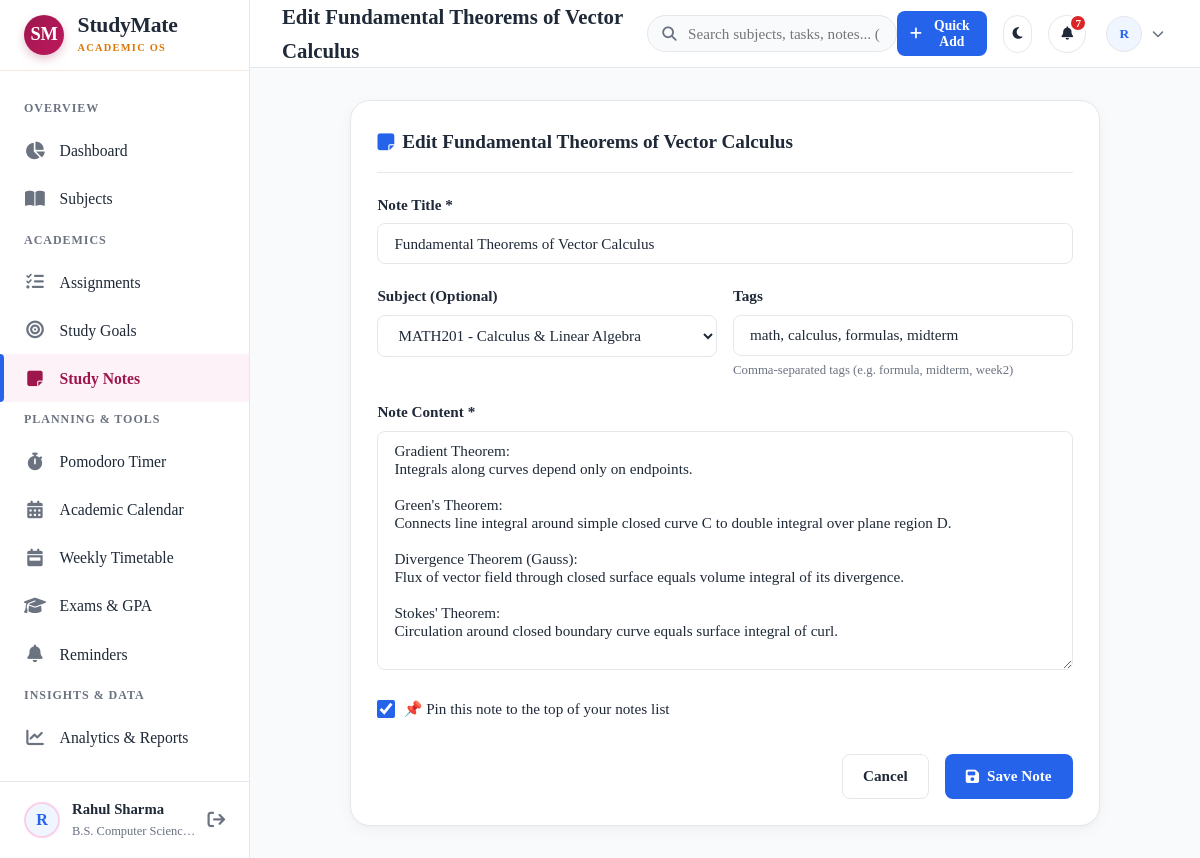
The app's page /notes/2/edit/ (signed in) with its own data.
### accounts/models.py (models this page shows, shortened)
class Profile(models.Model):
    user = models.OneToOneField(User, on_delete=models.CASCADE, related_name='profile')
    avatar = models.ImageField(upload_to='avatars/', blank=True, null=True)
    institution = models.CharField(max_length=200, blank=True, default='')
    course_grade = models.CharField(max_length=100, blank=True, default='', verbose_name='Course / Grade')
    daily_study_target_hours = models.DecimalField(
        max_digits=4, decimal_places=1, default=4.0,
        verbose_name='Daily Study Target (Hours)'
    )
    bio = models.TextField(blank=True, default='')
    created_at = models.DateTimeField(auto_now_add=True)
    updated_at = models.DateTimeField(auto_now=True)
    @property
    def avatar_url(self):
        if self.avatar and hasattr(self.avatar, 'url'):
            return self.avatar.url
        return None

### core/models.py (models this page shows, shortened)
class Note(models.Model):
    user = models.ForeignKey(User, on_delete=models.CASCADE, related_name='notes')
    subject = models.ForeignKey(Subject, on_delete=models.SET_NULL, null=True, blank=True, related_name='notes')
    title = models.CharField(max_length=200)
    content = models.TextField()
    tags = models.CharField(max_length=250, blank=True, help_text="Comma-separated tags (e.g. formulas, exam-prep, summary)")
    is_pinned = models.BooleanField(default=False)
    created_at = models.DateTimeField(auto_now_add=True)
    updated_at = models.DateTimeField(auto_now=True)
    class Meta:
        ordering = ['-is_pinned', '-updated_at']

### core/views.py (the view)
# urls.py: path('notes/<int:pk>/edit/', views.note_update_view, name='note_update'),
@login_required
def note_update_view(request, pk):
    note = get_object_or_404(Note, pk=pk, user=request.user)
    if request.method == 'POST':
        form = NoteForm(request.POST, instance=note, user=request.user)
        if form.is_valid():
            form.save()
            messages.success(request, f"Note '{note.title}' updated successfully!")
            return redirect('core:note_detail', pk=note.pk)
    else:
        form = NoteForm(instance=note, user=request.user)
    return render(request, 'core/note_form.html', {'form': form, 'title': f'Edit {note.title}', 'active_nav': 'notes'})

### core/forms.py
class NoteForm(forms.ModelForm):
    class Meta:
        model = Note
        fields = ['subject', 'title', 'content', 'tags', 'is_pinned']
        widgets = {
            'subject': forms.Select(attrs={'class': 'form-select'}),
            'title': forms.TextInput(attrs={'class': 'form-input', 'placeholder': 'e.g. Quick Formula Sheet - Physics'}),
            'content': forms.Textarea(attrs={'class': 'form-input note-content-area', 'rows': 12, 'placeholder': 'Write your comprehensive study notes here...'}),
            'tags': forms.TextInput(attrs={'class': 'form-input', 'placeholder': 'e.g. exam, formula, week3 (comma separated)'}),
            'is_pinned': forms.CheckboxInput(attrs={'class': 'form-checkbox'}),
        }
    def __init__(self, *args, **kwargs):
        user = kwargs.pop('user', None)
        super().__init__(*args, **kwargs)
        if user:
            self.fields['subject'].queryset = Subject.objects.filter(user=user)

### core/models.py (called while the page is built)
    def __str__(self):
        return f"{self.code} - {self.name}" if self.code else self.name

    @property
    def is_completed(self):
        return self.status == 'completed'

    @property
    def countdown_text(self):
        if self.is_completed:
            return "Completed"
        today = date.today()
        delta = (self.due_date - today).days
        if delta < 0:
            abs_days = abs(delta)
            return f"Overdue by {abs_days} day{'s' if abs_days != 1 else ''}"
        elif delta == 0:
            return "Due today"
        elif delta == 1:
            return "Due tomorrow"
        else:
            return f"Due in {delta} days"

### templates/core/note_form.html (shortened to what this page needs)
{% extends 'base.html' %}
{% load static %}
{% block content %}
<div style="max-width: 750px; margin: 0 auto;">
  <div class="card">
    <div class="card-header">
      <div class="card-title">
        <i class="fa-solid fa-note-sticky" style="color: var(--primary);"></i>
        <span>{{ title }}</span>
      </div>
    </div>
    <form method="POST">
      <div class="form-group">
        <label class="form-label" for="id_title">Note Title *</label>
        {{ form.title }}
      </div>
      <div style="display: grid; grid-template-columns: 1fr 1fr; gap: 1rem;">
        <div class="form-group">
          <label class="form-label" for="id_subject">Subject (Optional)</label>
          {{ form.subject }}
        </div>
        <div class="form-group">
          <label class="form-label" for="id_tags">Tags</label>
          {{ form.tags }}
          <div class="form-help-text">Comma-separated tags (e.g. formula, midterm, week2)</div>
        </div>
      </div>
      <div class="form-group">
        <label class="form-label" for="id_content">Note Content *</label>
        {{ form.content }}
      </div>
      <div style="display: flex; align-items: center; gap: 0.5rem; margin-top: 0.5rem;">
        {{ form.is_pinned }}
        <label for="id_is_pinned" style="font-size: 0.95rem; cursor: pointer;">
          📌 Pin this note to the top of your notes list
        </label>
      </div>
      <div style="display: flex; justify-content: flex-end; gap: 1rem; margin-top: 2rem;">
        <a href="{% url 'core:note_list' %}" class="btn btn-secondary">Cancel</a>
        <button type="submit" class="btn btn-primary">
          <i class="fa-solid fa-floppy-disk"></i> Save Note
        </button>
      </div>
    </form>
  </div>
</div>
{% endblock %}

### templates/partials/sidebar.html (shortened to what this page needs)
{% load static %}
<aside class="sidebar" id="sidebar">
  <div class="sidebar-header" style="height: 78px; padding: 0 1.5rem; display: flex; align-items: center; justify-content: space-between; border-bottom: 1px solid var(--card-border-soft);">
    <a href="{% url 'core:dashboard' %}" class="public-brand" style="text-decoration: none;">
      <div class="public-brand-monogram" style="width: 40px; height: 40px; font-size: 1.15rem;">SM</div>
      <div>
        <div class="public-brand-title" style="font-size: 1.35rem;">StudyMate</div>
        <div class="public-brand-subtitle" style="font-size: 0.65rem;">ACADEMIC OS</div>
      </div>
    </a>
  </div>
  <nav class="sidebar-nav" style="padding: 1.25rem 0;">
    <div class="nav-section-title">Overview</div>
    <a href="{% url 'core:dashboard' %}" class="nav-item {% if active_nav == 'dashboard' %}active{% endif %}">
      <i class="fa-solid fa-chart-pie"></i>
      <span>Dashboard</span>
    </a>
    <a href="{% url 'core:subject_list' %}" class="nav-item {% if active_nav == 'subjects' %}active{% endif %}">
      <i class="fa-solid fa-book-open"></i>
      <span>Subjects</span>
    </a>
    <div class="nav-section-title">Academics</div>
    <a href="{% url 'core:assignment_list' %}" class="nav-item {% if active_nav == 'assignments' %}active{% endif %}">
      <i class="fa-solid fa-list-check"></i>
      <span>Assignments</span>
    </a>
    <a href="{% url 'core:goal_list' %}" class="nav-item {% if active_nav == 'goals' %}active{% endif %}">
      <i class="fa-solid fa-bullseye"></i>
      <span>Study Goals</span>
    </a>
    <a href="{% url 'core:note_list' %}" class="nav-item {% if active_nav == 'notes' %}active{% endif %}">
      <i class="fa-solid fa-note-sticky"></i>
      <span>Study Notes</span>
    </a>
    <div class="nav-section-title">Planning & Tools</div>
    <a href="{% url 'planner:timer' %}" class="nav-item {% if active_nav == 'timer' %}active{% endif %}">
      <i class="fa-solid fa-stopwatch"></i>
      <span>Pomodoro Timer</span>
    </a>
    <a href="{% url 'planner:calendar' %}" class="nav-item {% if active_nav == 'calendar' %}active{% endif %}">
      <i class="fa-solid fa-calendar-days"></i>
      <span>Academic Calendar</span>
    </a>
    <a href="{% url 'planner:timetable' %}" class="nav-item {% if active_nav == 'timetable' %}active{% endif %}">
      <i class="fa-solid fa-calendar-week"></i>
      <span>Weekly Timetable</span>
    </a>
    <a href="{% url 'planner:exam_list' %}" class="nav-item {% if active_nav == 'exams' %}active{% endif %}">
      <i class="fa-solid fa-graduation-cap"></i>
      <span>Exams & GPA</span>
    </a>
    <a href="{% url 'planner:reminders' %}" class="nav-item {% if active_nav == 'reminders' %}active{% endif %}">
      <i class="fa-solid fa-bell"></i>
      <span>Reminders</span>
    </a>
    <div class="nav-section-title">Insights & Data</div>
    <a href="{% url 'analytics:dashboard' %}" class="nav-item {% if active_nav == 'analytics' %}active{% endif %}">
      <i class="fa-solid fa-chart-line"></i>
      <span>Analytics & Reports</span>
    </a>
  </nav>
  <div class="sidebar-footer">
    <div class="user-quick-profile">
      <div class="user-avatar-sm" style="border: 2px solid var(--luxury-rose-border);">
        {% if user.profile.avatar_url %}
          <img src="{{ user.profile.avatar_url }}" alt="{{ user.username }}">
        {% else %}
          <span>{{ user.first_name|first|default:user.username|first|upper }}</span>
        {% endif %}
      </div>
      <div style="flex: 1; overflow: hidden;">
        <div style="font-weight: 700; font-size: 0.92rem; white-space: nowrap; text-overflow: ellipsis; overflow: hidden;">
          {{ user.get_full_name|default:user.username }}
        </div>
        <div style="font-size: 0.78rem; color: var(--text-muted); white-space: nowrap; text-overflow: ellipsis; overflow: hidden;">
          {{ user.profile.course_grade|default:"Student" }}
        </div>
      </div>
      <a href="{% url 'accounts:logout' %}" title="Log Out" style="color: var(--text-muted); font-size: 1.1rem;">
        <i class="fa-solid fa-arrow-right-from-bracket"></i>
      </a>
    </div>
  </div>
</aside>

### templates/partials/navbar.html (shortened to what this page needs)
{% load static %}
<header class="topbar">
  <div class="topbar-left">
    <div class="page-title-header">
      {{ title|default:"StudyMate Workspace" }}
    </div>
  </div>
  <form action="{% url 'core:global_search' %}" method="GET" class="topbar-search">
    <input type="text" name="q" value="{{ query|default:'' }}" placeholder="Search subjects, tasks, notes... (Press Enter)" autocomplete="off">
  </form>
  <div class="topbar-right">
    <button class="btn btn-primary btn-sm" onclick="openQuickAddModal()" title="Press 'N' anywhere to quick add">
      <i class="fa-solid fa-plus"></i>
      <span>Quick Add</span>
    </button>
    <button class="action-icon-btn" id="theme-toggle-btn" title="Toggle Light / Dark Mode">
      <i class="fa-solid fa-moon" id="theme-toggle-icon"></i>
    </button>
    <div style="position: relative;">
      <button class="action-icon-btn" id="notif-toggle-btn" title="Notifications">
        <i class="fa-solid fa-bell"></i>
        {% if nav_notification_count > 0 %}
          <span class="badge-dot">{{ nav_notification_count }}</span>
        {% endif %}
      </button>
    </div>
    <div class="profile-dropdown-wrapper">
      <button class="profile-btn" id="profile-dropdown-btn">
        <div class="user-avatar-sm">
          {% if user.profile.avatar_url %}
            <img src="{{ user.profile.avatar_url }}" alt="{{ user.username }}">
          {% else %}
            <span>{{ user.first_name|first|default:user.username|first|upper }}</span>
          {% endif %}
        </div>
        <i class="fa-solid fa-chevron-down" style="font-size: 0.75rem; color: var(--text-muted);"></i>
      </button>
    </div>
  </div>
</header>

### records on screen
Note: title "Fundamental Theorems of Vector Calculus", subject "MATH201 - Calculus & Linear Algebra", tags "math, calculus, formulas, midterm", content "Gradient Theorem: Integrals along curves depend only on endpoints. Green's Theorem: Connects line integral around simple closed curve C to double integral over plane region D. Divergence Theorem (Gauss): Flux of vector field through closed surface equals volume integral of its divergence. Stokes' Theorem: Circulation around closed boundary curve equals surface integral of curl.", is_pinned "☑"

### other values on screen
{{ user.first_name|first|default:user.username|first|upper }} "R"
{{ user.get_full_name|default:user.username }} "Rahul Sharma"
{{ user.profile.course_grade|default:"Student" }} "B.S. Computer Scien…"
{{ title|default:"StudyMate Workspace" }} "Edit Fundamental Theorems of Vector Calculus"
{{ nav_notification_count }} "7"
{{ title }} "Edit Fundamental Theorems of Vector Calculus"
